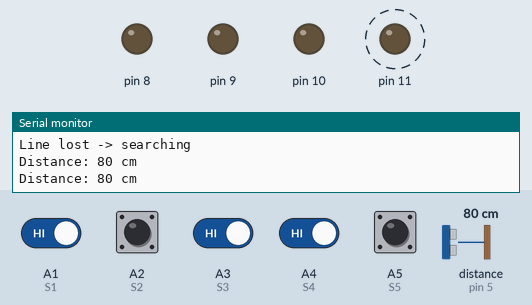
Bench run of a program on a simulated Arduino Uno, built with avr-gcc and run on an emulated ATmega328P. On the bench: output pins drawn as LEDs (lit = HIGH), the last lines printed to the serial monitor. Dashed ring = blinking. The test bench sets the inputs (shaded band); at power-on: A1 (S1), A2 (S2), A3 (S3), A4 (S4), A5 (S5) HIGH, distance to the obstacle (sensor on pin 5) 80 cm. The echo pulse lasts 58.3 µs per cm.

Above: at 1.2 s.
1.3 s: A3 (S3) driven LOW
At 2.5 s:
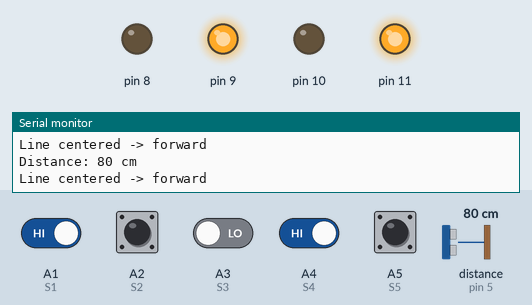
2.8 s: A4 (S4) driven LOW
At 3.6 s:
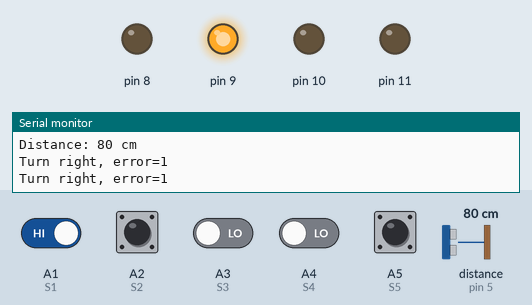
4.3 s: distance to the obstacle (sensor on pin 5) set to 13 cm
5.8 s: distance to the obstacle (sensor on pin 5) set to 10 cm
At 7.0 s:
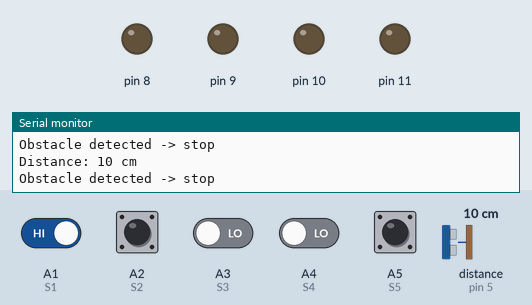
7.3 s: distance to the obstacle (sensor on pin 5) set to 18 cm
At 8.2 s:
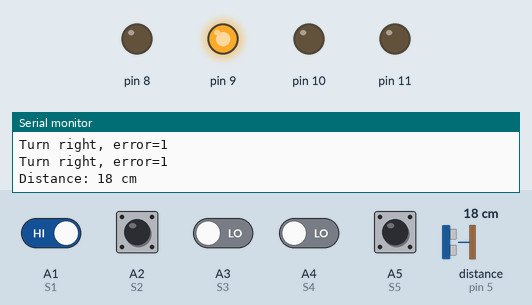
8.8 s: A1 (S1) driven LOW
At 9.4 s:
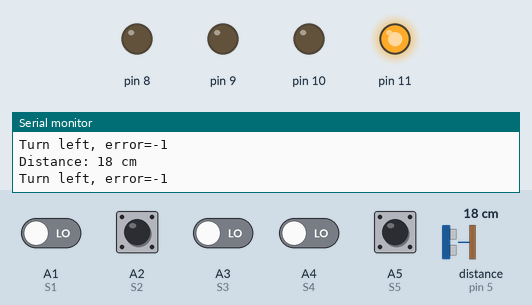
Timing chart, 0 to 11.4 s (numbered marks = the images above; inputs shaded):
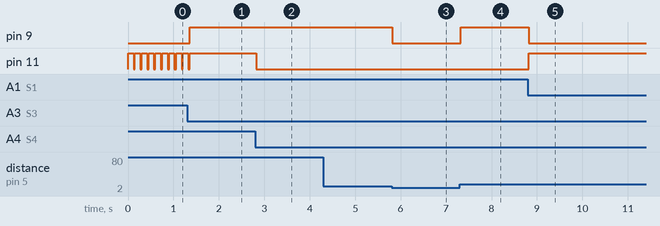

Measured:
- the behaviour switches between 12 and 11 cm on distance to the obstacle (sensor on pin 5) (found by bisection; images 2 and 3)
- after the input at 1.3 s, pin 9: LOW → HIGH after 0.06 s; pin 11: goes on until 1.4 s, then stays HIGH
- after the input at 2.8 s, pin 11: HIGH → LOW at once
- after the input at 5.8 s, pin 9: HIGH → LOW at once
- after the input at 7.3 s, pin 9: LOW → HIGH at once
- after the input at 8.8 s, pin 9: HIGH → LOW at once; pin 11: LOW → HIGH at once
- by itself, pin 11: alternates HIGH for 0.12 s and LOW for 0.03 s

The program:

main.cpp
```cpp
#include <Arduino.h>
#include <Arduino_FreeRTOS.h>
#include <motor.h>
#include <HCSR04.h>
#include <Servo.h>

/*---------------------- 1 - Global variables ---------------------*/
// Motor
#define MOTOR_LEFT_IN1 8
#define MOTOR_LEFT_IN2 9
#define MOTOR_RIGHT_IN3 10
#define MOTOR_RIGHT_IN4 11
// IR sensors
#define S1 A1 // leftmost
#define S2 A2
#define S3 A3 // center
#define S4 A4
#define S5 A5 // rightmost
// Distance sensors
#define TRIG_PIN 4
#define ECHO_PIN 5
HCSR04 hc(TRIG_PIN, ECHO_PIN);
// Flag
volatile bool obstacleDetected = false;

/*---------------------- 2 - Define tasks ---------------------*/
void TaskInitHardware(void *pvParameters);
void TaskMotorTest(void *pvParameters);
void TaskLineFollower(void *pvParameters);
void TaskObstacleAvoidance(void *pvParameters);

/*---------------------- 3 - Main functions ---------------------*/
void setup()
{
  // init tasks
  // xTaskCreate(TaskMotorTest, "MotorTest", 64, NULL, 2, NULL);
  xTaskCreate(TaskInitHardware, "InitHardware", 64, NULL, 3, NULL);
  xTaskCreate(TaskLineFollower, "LineFollow", 64, NULL, 2, NULL);
  xTaskCreate(TaskObstacleAvoidance, "ObstacleAvoid", 128, NULL, 2, NULL);
}
void loop()
{
  // Empty. Tasks run under FreeRTOS.
}

/*---------------------- 4 - Tasks ---------------------*/
void TaskInitHardware(void *pvParameters)
{
  (void)pvParameters;
  Serial.begin(115200);
  while (!Serial)
    ;
  initMotor(MOTOR_LEFT_IN1, MOTOR_LEFT_IN2, MOTOR_RIGHT_IN3, MOTOR_RIGHT_IN4);
  Serial.println("Hardware initialized");
  // Stop and delete this task so it doesn't run forever
  vTaskDelete(NULL);
}
void TaskMotorTest(void *pvParameters)
{
  (void)pvParameters;
  uint16_t time = 500;
  Serial.println("Motor single-test: Forward");
  runForward();
  vTaskDelay(time / portTICK_PERIOD_MS);
  Serial.println("Motor single-test: Backward");
  runBackward();
  vTaskDelay(time / portTICK_PERIOD_MS);
  Serial.println("Motor single-test: Left");
  runLeft();
  vTaskDelay(time / portTICK_PERIOD_MS);
  Serial.println("Motor single-test: Right");
  runRight();
  vTaskDelay(time / portTICK_PERIOD_MS);
  stopMotor();
  // Stop and delete this task so it doesn't run forever
  vTaskDelete(NULL);
}
void TaskLineFollower(void *pvParameters)
{
  (void)pvParameters;
  const TickType_t delayMs = 50 / portTICK_PERIOD_MS;
  // Math
  int lastError = 0; // store last seen direction (negative = left, positive = right)
  for (;;)
  {
    if (obstacleDetected == false)
    {
      int d1 = digitalRead(S1);
      int d2 = digitalRead(S2);
      int d3 = digitalRead(S3);
      int d4 = digitalRead(S4);
      int d5 = digitalRead(S5);
      // Sensors are active LOW (LOW = on line). Map to boolean 1 = on line.
      int v1 = (d1 == LOW) ? 1 : 0;
      int v2 = (d2 == LOW) ? 1 : 0;
      int v3 = (d3 == LOW) ? 1 : 0;
      int v4 = (d4 == LOW) ? 1 : 0;
      int v5 = (d5 == LOW) ? 1 : 0;
      int seen = v1 + v2 + v3 + v4 + v5;
      if (seen == 0)
      {
        // Line lost: perform a short search turn based on lastError instead of stopping
        Serial.println("Line lost -> searching");
        // If unknown direction (lastError == 0) try turning left first
        if (lastError <= 0)
        {
          runLeft(); // gentle left turn
        }
        else
        {
          runRight(); // gentle right turn
        }
        vTaskDelay(120 / portTICK_PERIOD_MS); // short turn then re-check
        stopMotor();
        vTaskDelay(30 / portTICK_PERIOD_MS); // allow sensors to stabilize
        continue;
      }
      // Weighted error: left negative, right positive
      int error = (-2 * v1) + (-1 * v2) + (0 * v3) + (1 * v4) + (2 * v5);
      lastError = error;    // update last seen direction
      if (error == 0 && v3) // centered
      {
        runForward();
        Serial.println("Line centered -> forward");
      }
      else if (error < 0) // line detected on left sensors
      {
        runLeft();
        Serial.print("Turn left, error=");
        Serial.println(error);
      }
      else if (error > 0) // line detected on right sensors
      {
        runRight();
        Serial.print("Turn right, error=");
        Serial.println(error);
      }
      vTaskDelay(delayMs);
    }
  }
}
void TaskObstacleAvoidance(void *pvParameters)
{
  (void)pvParameters;
  const TickType_t delayMs = 60 / portTICK_PERIOD_MS;
  for (;;)
  {
    uint8_t distance = hc.dist();
    Serial.print("Distance: ");
    Serial.print(distance);
    Serial.println(" cm");
    if (distance < 12)
    {
      obstacleDetected = true;
      stopMotor();
      Serial.println("Obstacle detected -> stop");
    }
    else
    {
      obstacleDetected = false;
    }
    vTaskDelay(delayMs);
  }
}
```
